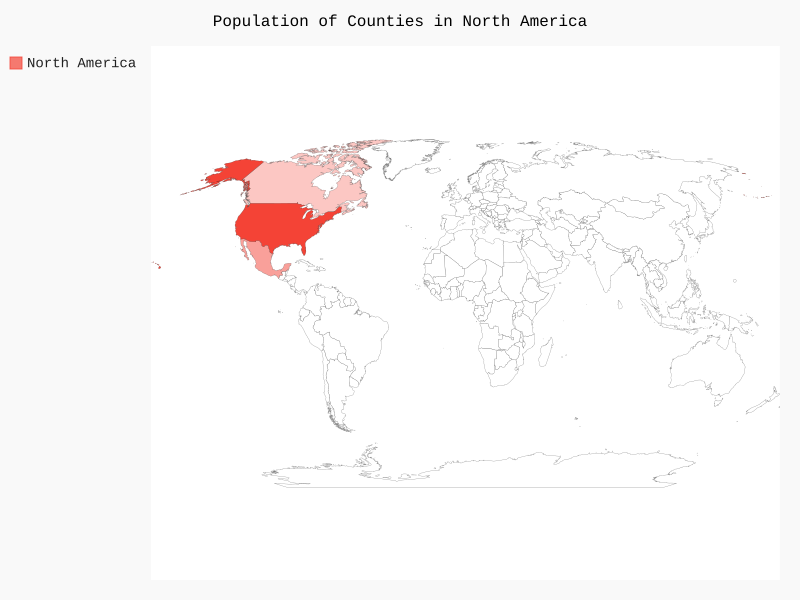

The script that drew this image:
from pygal.maps.world import World 

wm = World()
wm.force_uri_protocol = 'http'

wm.title = 'Population of Counties in North America'
wm.add('North America', {'ca': 34126000, 'us': 309349000, 'mx': 113423000})

wm.render_to_file('na_populations.svg')
